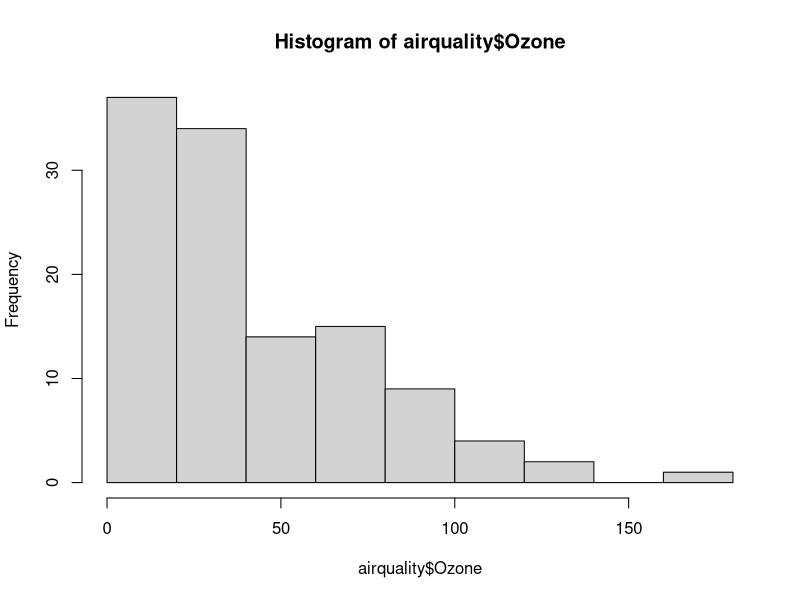
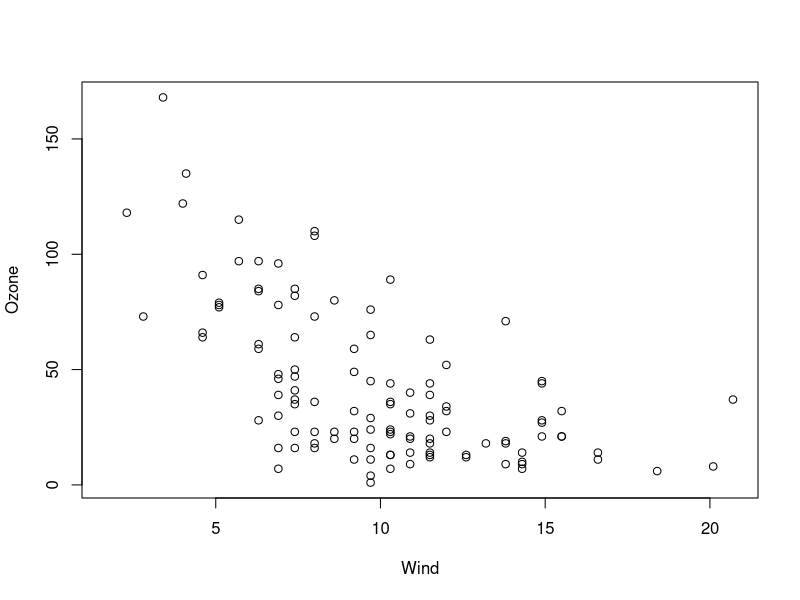
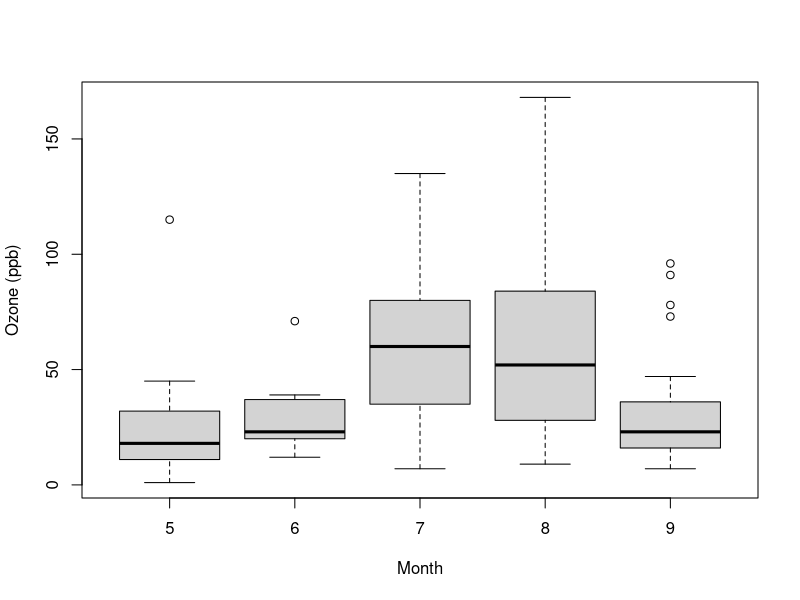
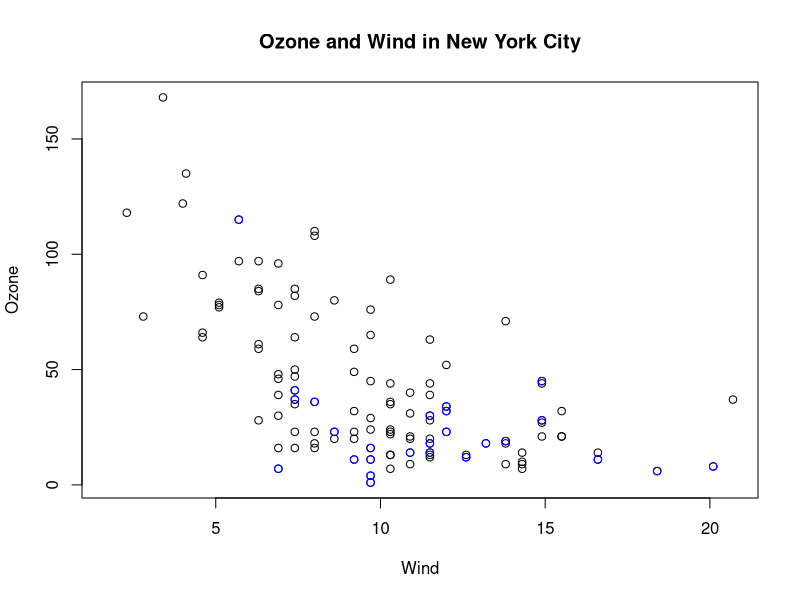
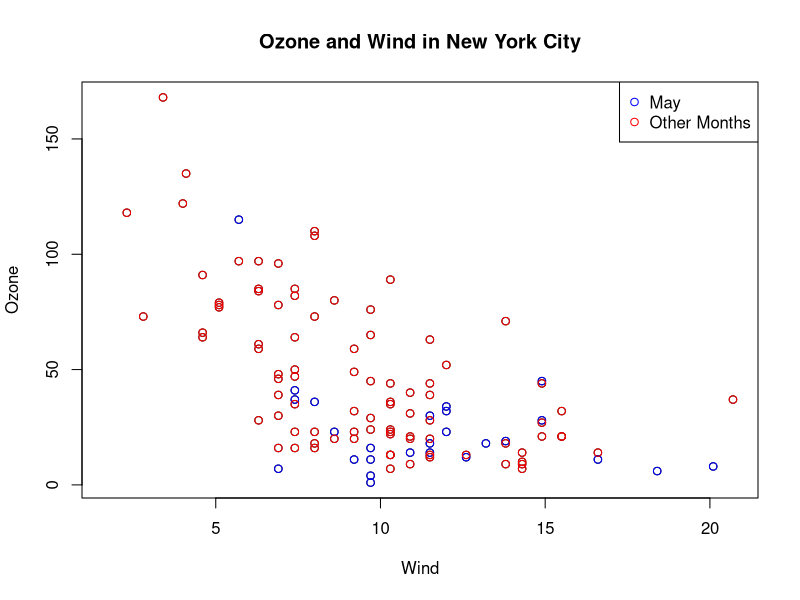
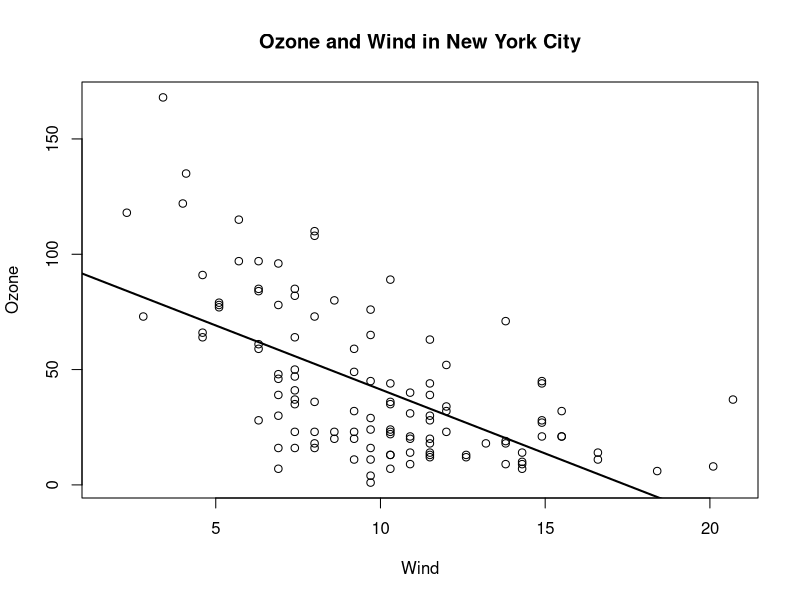
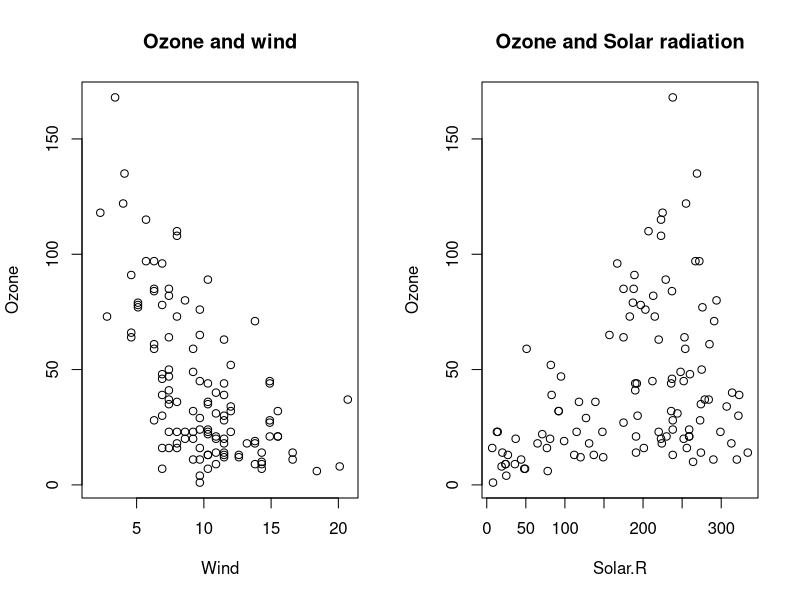
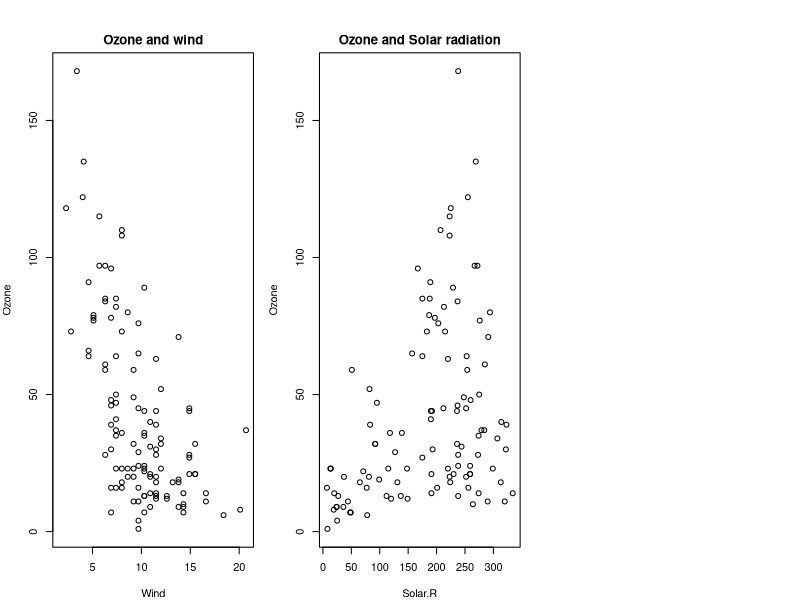

The R script that drew these images, in order: (Note: this script raises an error after producing the figures.)
# Basic Plotting System

# simple base graphics: Histogram
library(datasets)
hist(airquality$Ozone)

# simple base graphics: Scatterplot
library(datasets)
with(airquality, plot(Wind, Ozone))

# simple base graphics: Boxplot
library(datasets)
airquality <- transform(airquality, Month = factor(Month))
boxplot(Ozone ~ Month, airquality, xlab = "Month", ylab = "Ozone (ppb)")

# base plot with annotation
with(airquality, plot(Wind, Ozone, main = 'Ozone and Wind in New York City'))
with(subset(airquality, Month == 5 ), points(Wind, Ozone, col = 'blue'))

with(airquality, plot(Wind, Ozone, main = 'Ozone and Wind in New York City'), type = 'n')
# type = n means not plotting anything, just setup the plot, preapring for the subset
with(subset(airquality, Month == 5 ), points(Wind, Ozone, col = 'blue'))
with(subset(airquality, Month != 5 ), points(Wind, Ozone, col = 'red'))
legend('topright', pch = 1, col=c('blue', 'red'), legend=c('May', 'Other Months'))

# base plot with regression line
with(airquality, plot(Wind, Ozone, main = 'Ozone and Wind in New York City'), pch = 10)
model <- lm(Ozone ~ Wind, airquality)
abline(model, lwd = 2)

# multiple base plots
par(mfrow = c(1,2))
with (airquality, {
  plot(Wind, Ozone, main = 'Ozone and wind')
  plot(Solar.R, Ozone, main = 'Ozone and Solar radiation')
})


par(mfrow = c(1,3), mar = c(4,4,2,1), oma = c(0,0,2,0))
with (airquality, {
  plot(Wind, Ozone, main = 'Ozone and wind')
  plot(Solar.R, Ozone, main = 'Ozone and Solar radiation')
  plot(Tmp, Ozone, main = 'Ozone and Temperature')
  mtext('Ozone and weather in New York City', outer = TRUE)
})


# Base plotting demonstration
x <- rnorm(100)
hist(x)
y <- rnorm(100)
plot(x, y)
par(mar = c(2, 2, 2, 2))
plot(x, y)
plot(x, y, pch = 20) # pch is plot symbols
example(points) # give a lists of plot symbols
title('Scatterplot')
text(-2, -2, 'label')
legend('topleft', legend = 'Data', pch = 20)
abline(fit)
abline(fit, lwd = 3) # lwd = 3 make the line thicker
abline(fit, lwd = 3, col = 'blue')
plot(x, y, xlab = 'Weight', ylab = 'Height', main = 'Scatterplot', pch = 20)
legend('topright', legend = 'Data', pch = 20)
fit <- lm(y ~ x)
abline(fit, lwd = 3, col= 'red')
z <- rpois(200, 2)
par(mfrow = c(2,1))
plot(x, y , pch = 20)
plot(x, y , pch = 10)
par('mar')

plot(x, y, type = 'n')
points(x[g == 'Male'], y[g == 'Male'], col = 'green')
points(x[g == 'Female'], y[g == 'Female'], col = 'blue')


# Graphical Device

library(datasets)
with(faithful, plot(eruptions, waiting))
title(main = 'Old Faithful Geyser data')

pdf(file = 'myplot.pdf')
with(faithful, plot(eruptions, waiting))
title(main = 'Old Faithful Geyser data')
dev.off()

# Copying plots
library(datasets)
with(fiathful, plot(eruptions, waiting))
title(main = 'Old Faithful Geyser data')
dev.copy(png, file= 'greyserplot.png')
dev.off()





